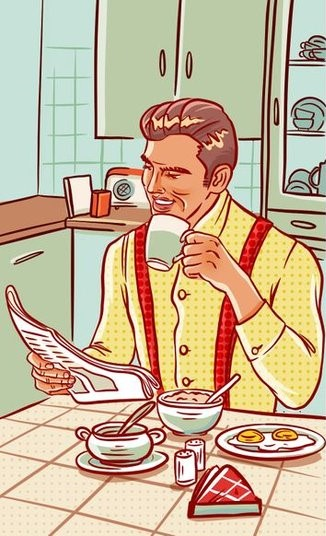
#> input picture foto1.jpg, 326 x 536 px
$ python 'Image Averaging.py'
#> lines starting #> are read from the running program, lines starting #| are printed output that depends on the picture
import cv2
import numpy as np

# Load the images
img1 = cv2.imread('foto1.jpg')
#> img1 is the input picture: shape (536, 326, 3); mean B, G, R 151.7, 180.5, 200.9
img2 = cv2.imread('foto2.jpg')
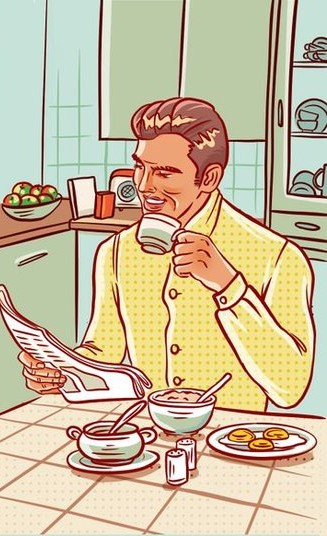
#> input picture foto2.jpg, 327 x 536 px
#> img2 is the input picture: shape (536, 327, 3); mean B, G, R 156.9, 187.6, 202.8
img2 = cv2.resize(img2, (326, 536))
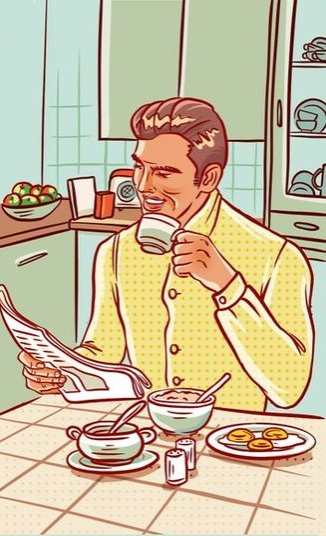
#> img2: shape (536, 326, 3); mean B, G, R 156.9, 187.6, 202.8

# Average the images
avg_img = cv2.addWeighted(img1, 0.5, img2, 0.5, 0)
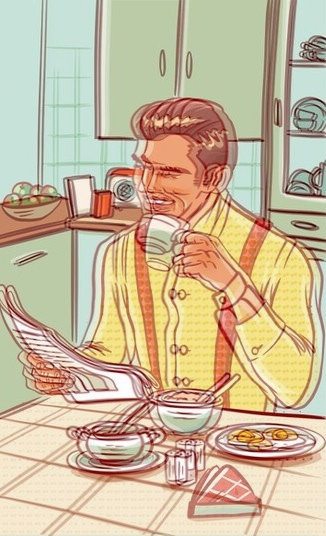
#> avg_img: shape (536, 326, 3); mean B, G, R 154.3, 184, 201.8

# Display the averaged image
cv2.imshow('Averaged Image', avg_img)
cv2.waitKey(0)
cv2.destroyAllWindows()
